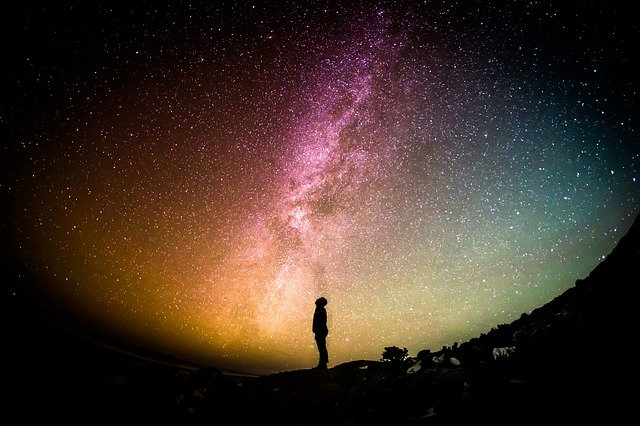
#> input picture star.jpg, 640 x 426 px, found by its file name
$ python Sobel.py   (older library calls are emulated)
#> lines starting #> are read from the running program, lines starting #| are printed output that depends on the picture
from cv2 import cv2
import numpy as np
from matplotlib import pyplot as plt
img = cv2.imread('star.jpg', 0)
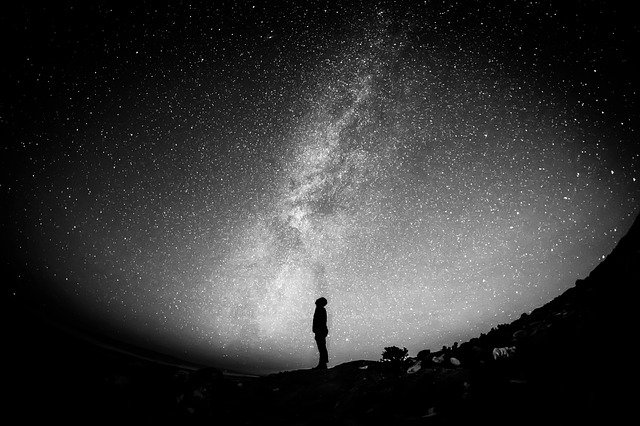
#> img: shape (426, 640); min 0, max 255, mean 54.7
# cv2.CV_64F 输出图像的深度(数据类型)
# , 可以使用 - 1, 与原图像保持一致 np.uint8
laplacian = cv2.Laplacian(img, cv2.CV_64F)
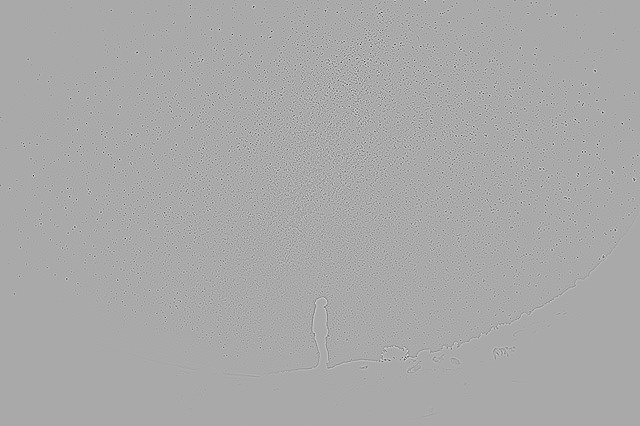
#> laplacian: shape (426, 640) float64; min -849, max 429, mean 0; drawn with min black and max white
# 参数 1,0 为只在 x 方向求一阶导数,最大可以求 2 阶导数。
sobelx = cv2.Sobel(img, cv2.CV_64F, 1, 0, ksize=5)
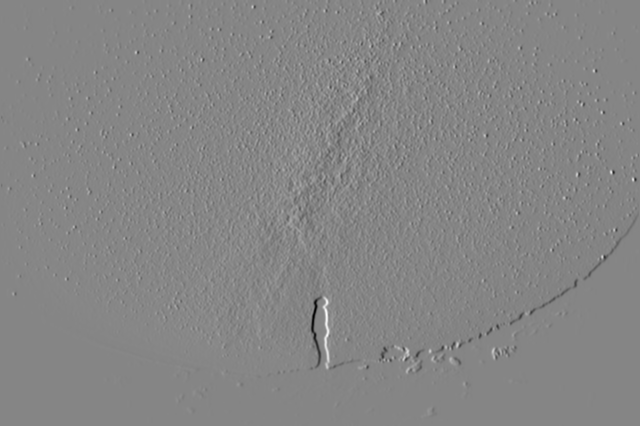
#> sobelx: shape (426, 640) float64; min -9918, max 9020, mean 0.5; drawn with min black and max white
# 参数 0,1 为只在 y 方向求一阶导数,最大可以求 2 阶导数。
sobely = cv2.Sobel(img, cv2.CV_64F, 0, 1, ksize=5)
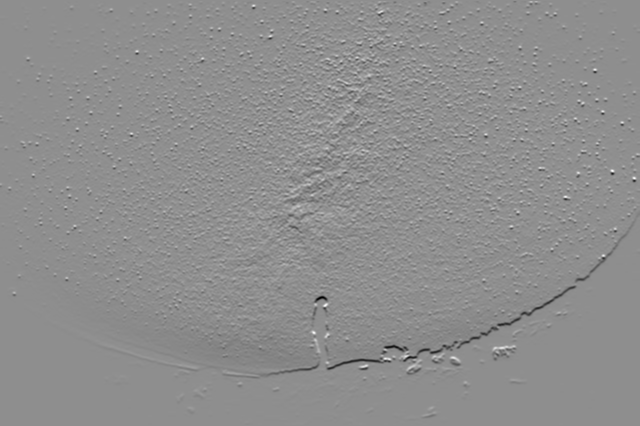
#> sobely: shape (426, 640) float64; min -7973, max 6290, mean -1.1; drawn with min black and max white


plt.subplot(2, 2, 1), plt.imshow(img, cmap='gray')
plt.title('Original'), plt.xticks([]), plt.yticks([])
plt.subplot(2, 2, 2), plt.imshow(laplacian, cmap='gray')
plt.title('Laplacian'), plt.xticks([]), plt.yticks([])
plt.subplot(2, 2, 3), plt.imshow(sobelx, cmap='gray')
plt.title('Sobel X'), plt.xticks([]), plt.yticks([])
plt.subplot(2, 2, 4), plt.imshow(sobely, cmap='gray')
plt.title('Sobel Y'), plt.xticks([]), plt.yticks([])
plt.show()
